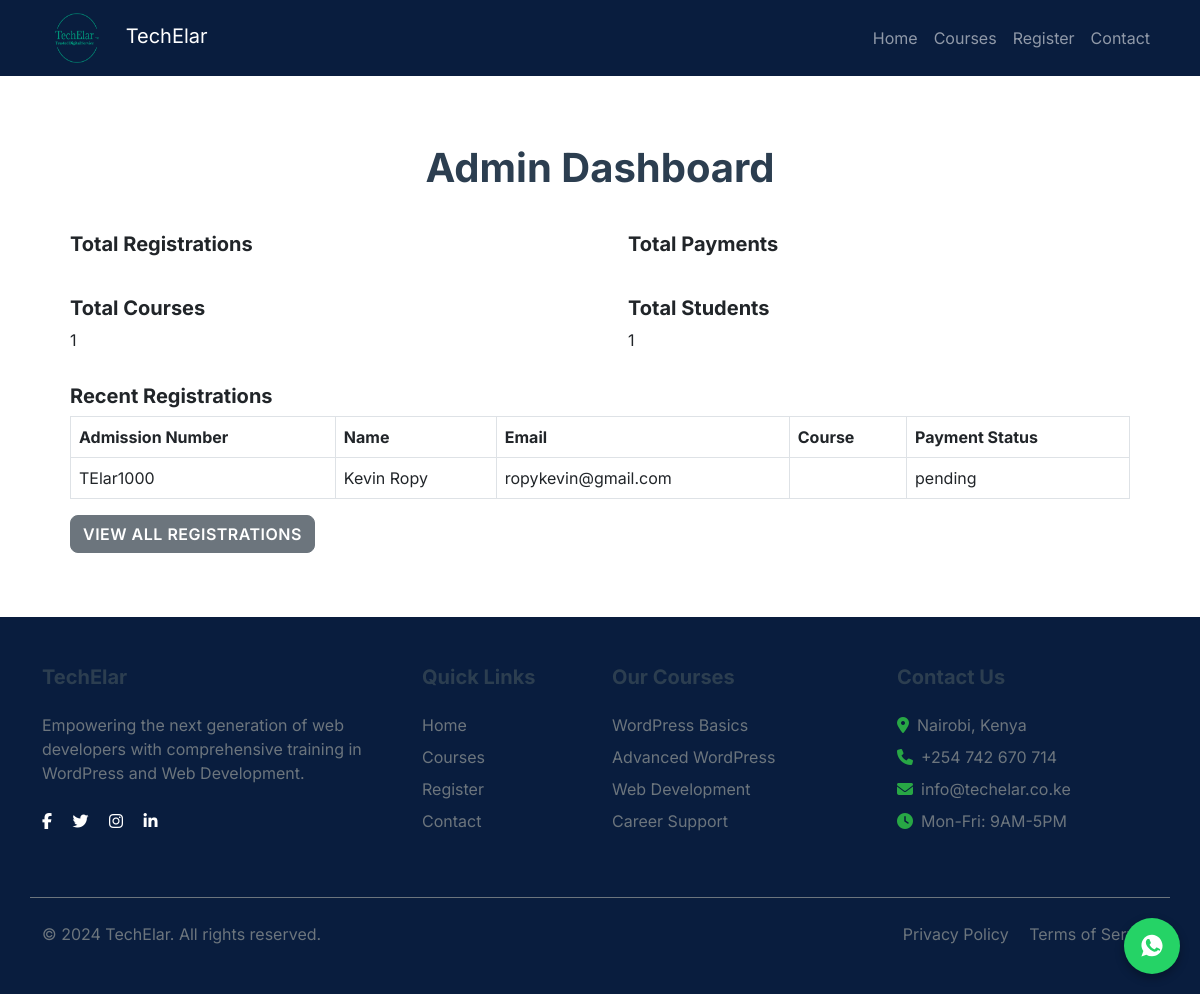
Before: /admin (signed in) with the older database file.
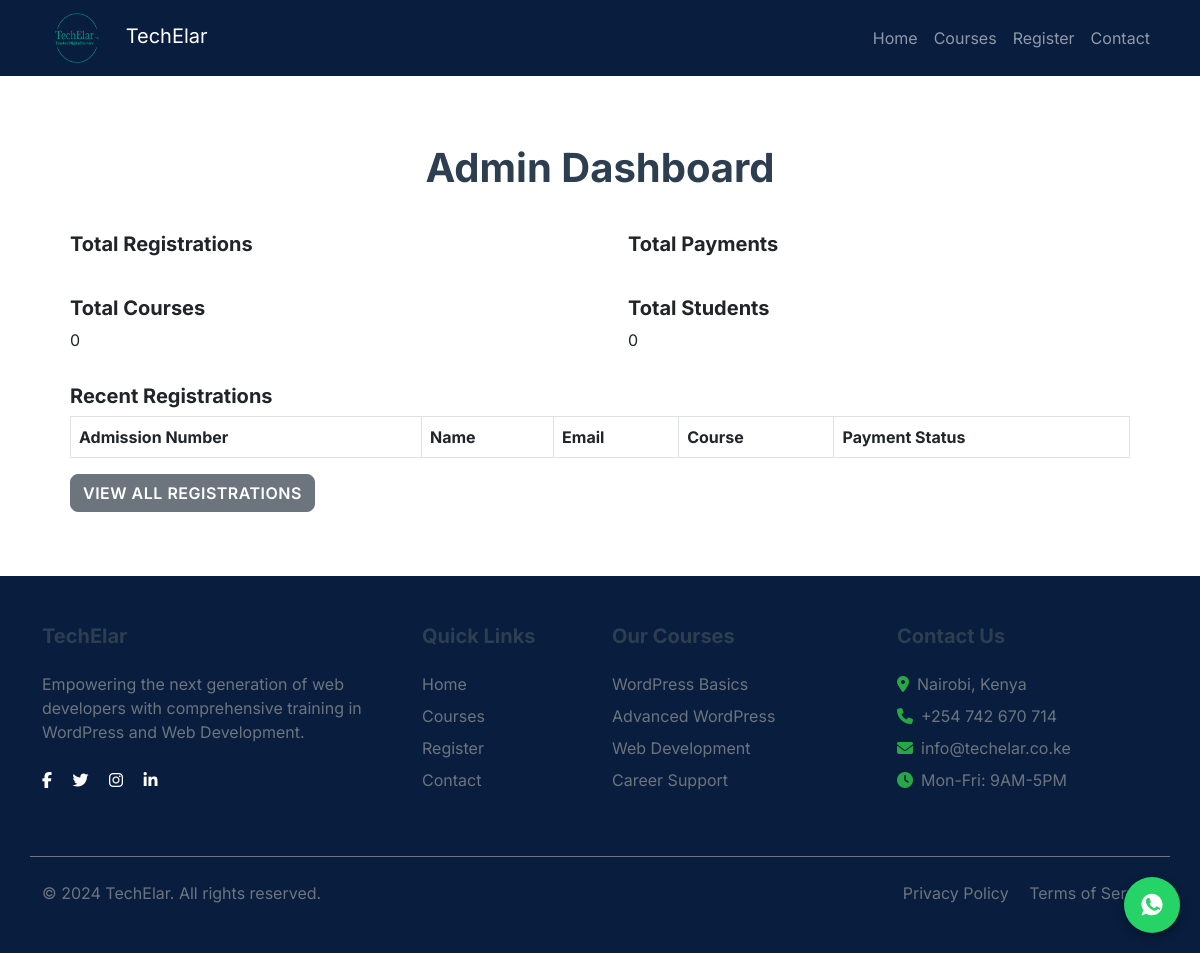
After: the same page with the newer database file.
### app.py (models this page shows, shortened)
class Registration(db.Model):
    id = db.Column(db.Integer, primary_key=True)
    admission_number = db.Column(db.String(20), unique=True, nullable=False)
    name = db.Column(db.String(100), nullable=False)
    email = db.Column(db.String(120), nullable=False)
    appointment_date = db.Column(db.Date, nullable=False)
    business_name = db.Column(db.String(100))
    course_type = db.Column(db.String(20), nullable=False)
    duration = db.Column(db.String(20), nullable=False)
    payment_status = db.Column(db.String(20), default='pending')
    phone = db.Column(db.String(15),nullable=False)
    payment_amount = db.Column(db.Float, nullable=False)
    created_at = db.Column(db.DateTime, default=datetime.utcnow)

### app.py (the view)
@app.route('/admin')
def admin_dashboard():
    if not session.get('admin_logged_in'):
        flash('Please login to access the admin dashboard', 'error')
        return redirect(url_for('admin_login'))
    total_courses = Registration.query.count()
    total_students = Registration.query.count()
    recent_registrations = Registration.query.order_by(Registration.created_at.desc()).limit(5).all()
    return render_template('admin_dashboard.html', total_courses=total_courses, total_students=total_students, recent_registrations=recent_registrations)

### templates/admin_dashboard.html (shortened to what this page needs)
{% extends 'base.html' %}
{% block content %}
<div class="container mt-5">
    <h1 class="text-center mb-4">Admin Dashboard</h1>
    <div class="row">
        <div class="col-md-6">
            <div class="card">
                <div class="card-body">
                    <h5 class="card-title">Total Registrations</h5>
                </div>
            </div>
        </div>
        <div class="col-md-6">
            <div class="card">
                <div class="card-body">
                    <h5 class="card-title">Total Payments</h5>
                </div>
            </div>
        </div>
        <div class="col-md-6">
            <div class="card">
                <div class="card-body">
                    <h5 class="card-title">Total Courses</h5>
                    <p class="card-text">{{ total_courses }}</p>
                </div>
            </div>
        </div>
        <div class="col-md-6">
            <div class="card">
                <div class="card-body">
                    <h5 class="card-title">Total Students</h5>
                    <p class="card-text">{{ total_students }}</p>
                </div>
            </div>
        </div>
    </div>
    <div class="row">
        <div class="col-md-12">
            <div class="card">
                <div class="card-body">
                    <h5 class="card-title">Recent Registrations</h5>
                    <table class="table table-bordered">
                        <thead>
                            <tr>
                                <th>Admission Number</th>
                                <th>Name</th>
                                <th>Email</th>
                                <th>Course</th>
                                <th>Payment Status</th>
                            </tr>
                        </thead>
                        <tbody>
                            {% for registration in recent_registrations %}
                            <tr>
                                <td>{{ registration.admission_number }}</td>
                                <td>{{ registration.name }}</td>
                                <td>{{ registration.email }}</td>
                                <td>{{ registration.course }}</td>
                                <td>{{ registration.payment_status }}</td>
                            </tr>
                            {% endfor %}
                        </tbody>
                    </table>
                    <a href="{{ url_for('admin_registrations') }}" class="btn btn-secondary">View All Registrations</a>
                </div>
            </div>
        </div>
    </div>
</div>
{% endblock %}

Changed rows visible on the page:
removed Registration: admission_number "TElar1000", name "Kevin Ropy", email "ropykevin@gmail.com", payment_status "pending"
Other visible differences:
{{ total_courses }}: "1" → "0"
{{ total_students }}: "1" → "0"
